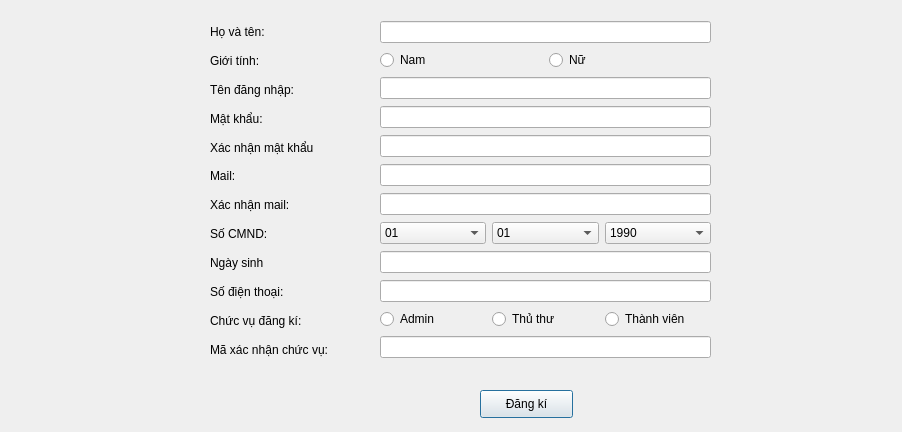
<?xml version="1.0" encoding="UTF-8"?>
<ui version="4.0">
 <class>dangki</class>
 <widget class="QDialog" name="dangki">
  <property name="geometry">
   <rect>
    <x>0</x>
    <y>0</y>
    <width>902</width>
    <height>432</height>
   </rect>
  </property>
  <property name="windowTitle">
   <string>Dialog</string>
  </property>
  <widget class="QPushButton" name="pushButton">
   <property name="geometry">
    <rect>
     <x>480</x>
     <y>390</y>
     <width>93</width>
     <height>28</height>
    </rect>
   </property>
   <property name="text">
    <string>Đăng kí</string>
   </property>
  </widget>
  <widget class="QWidget" name="verticalLayoutWidget">
   <property name="geometry">
    <rect>
     <x>380</x>
     <y>20</y>
     <width>331</width>
     <height>345</height>
    </rect>
   </property>
   <layout class="QVBoxLayout" name="verticalLayout">
    <item>
     <widget class="QLineEdit" name="lineEdit_3"/>
    </item>
    <item>
     <layout class="QHBoxLayout" name="horizontalLayout">
      <item>
       <widget class="QRadioButton" name="radioButton">
        <property name="text">
         <string>Nam</string>
        </property>
       </widget>
      </item>
      <item>
       <widget class="QRadioButton" name="radioButton_2">
        <property name="text">
         <string>Nữ</string>
        </property>
       </widget>
      </item>
     </layout>
    </item>
    <item>
     <widget class="QLineEdit" name="lineEdit_4"/>
    </item>
    <item>
     <widget class="QLineEdit" name="lineEdit_6"/>
    </item>
    <item>
     <widget class="QLineEdit" name="lineEdit_5"/>
    </item>
    <item>
     <widget class="QLineEdit" name="lineEdit_8"/>
    </item>
    <item>
     <widget class="QLineEdit" name="lineEdit_9"/>
    </item>
    <item>
     <layout class="QHBoxLayout" name="horizontalLayout_2">
      <item>
       <widget class="QComboBox" name="comboBox">
        <item>
         <property name="text">
          <string>01</string>
         </property>
        </item>
        <item>
         <property name="text">
          <string>02</string>
         </property>
        </item>
        <item>
         <property name="text">
          <string>03</string>
         </property>
        </item>
        <item>
         <property name="text">
          <string>04</string>
         </property>
        </item>
        <item>
         <property name="text">
          <string>05</string>
         </property>
        </item>
        <item>
         <property name="text">
          <string>06</string>
         </property>
        </item>
        <item>
         <property name="text">
          <string>07</string>
         </property>
        </item>
        <item>
         <property name="text">
          <string>08</string>
         </property>
        </item>
        <item>
         <property name="text">
          <string>09</string>
         </property>
        </item>
        <item>
         <property name="text">
          <string>10</string>
         </property>
        </item>
        <item>
         <property name="text">
          <string>11</string>
         </property>
        </item>
        <item>
         <property name="text">
          <string>12</string>
         </property>
        </item>
        <item>
         <property name="text">
          <string>13</string>
         </property>
        </item>
        <item>
         <property name="text">
          <string>14</string>
         </property>
        </item>
        <item>
         <property name="text">
          <string>15</string>
         </property>
        </item>
        <item>
         <property name="text">
          <string>16</string>
         </property>
        </item>
        <item>
         <property name="text">
          <string>17</string>
         </property>
        </item>
        <item>
         <property name="text">
          <string>18</string>
         </property>
        </item>
        <item>
         <property name="text">
          <string>19</string>
         </property>
        </item>
        <item>
         <property name="text">
          <string>20</string>
         </property>
        </item>
        <item>
         <property name="text">
          <string>21</string>
         </property>
        </item>
        <item>
         <property name="text">
          <string>22</string>
         </property>
        </item>
        <item>
         <property name="text">
          <string>23</string>
         </property>
        </item>
        <item>
         <property name="text">
          <string>24</string>
         </property>
        </item>
        <item>
         <property name="text">
          <string>25</string>
         </property>
        </item>
        <item>
         <property name="text">
          <string>26</string>
         </property>
        </item>
        <item>
         <property name="text">
          <string>27</string>
         </property>
        </item>
        <item>
         <property name="text">
          <string>28</string>
         </property>
        </item>
        <item>
         <property name="text">
          <string>29</string>
         </property>
        </item>
        <item>
         <property name="text">
          <string>30</string>
         </property>
        </item>
        <item>
         <property name="text">
          <string>31</string>
         </property>
        </item>
       </widget>
      </item>
      <item>
       <widget class="QComboBox" name="comboBox_2">
        <item>
         <property name="text">
          <string>01</string>
         </property>
        </item>
        <item>
         <property name="text">
          <string>02</string>
         </property>
        </item>
        <item>
         <property name="text">
          <string>03</string>
         </property>
        </item>
        <item>
         <property name="text">
          <string>04</string>
         </property>
        </item>
        <item>
         <property name="text">
          <string>05</string>
         </property>
        </item>
        <item>
         <property name="text">
          <string>06</string>
         </property>
        </item>
        <item>
         <property name="text">
          <string>07</string>
         </property>
        </item>
        <item>
         <property name="text">
          <string>08</string>
         </property>
        </item>
        <item>
         <property name="text">
          <string>09</string>
         </property>
        </item>
        <item>
         <property name="text">
          <string>10</string>
         </property>
        </item>
        <item>
         <property name="text">
          <string>11</string>
         </property>
        </item>
        <item>
         <property name="text">
          <string>12</string>
         </property>
        </item>
       </widget>
      </item>
      <item>
       <widget class="QComboBox" name="comboBox_3">
        <item>
         <property name="text">
          <string>1990</string>
         </property>
        </item>
        <item>
         <property name="text">
          <string>1991</string>
         </property>
        </item>
        <item>
         <property name="text">
          <string>1992</string>
         </property>
        </item>
        <item>
         <property name="text">
          <string>1993</string>
         </property>
        </item>
        <item>
         <property name="text">
          <string>1994</string>
         </property>
        </item>
        <item>
         <property name="text">
          <string>1995</string>
         </property>
        </item>
        <item>
         <property name="text">
          <string>1996</string>
         </property>
        </item>
        <item>
         <property name="text">
          <string>1997</string>
         </property>
        </item>
        <item>
         <property name="text">
          <string>1998</string>
         </property>
        </item>
        <item>
         <property name="text">
          <string>1999</string>
         </property>
        </item>
       </widget>
      </item>
     </layout>
    </item>
    <item>
     <widget class="QLineEdit" name="lineEdit_7"/>
    </item>
    <item>
     <widget class="QLineEdit" name="lineEdit_2"/>
    </item>
    <item>
     <layout class="QHBoxLayout" name="horizontalLayout_3">
      <item>
       <widget class="QRadioButton" name="radioButton_3">
        <property name="text">
         <string>Admin</string>
        </property>
       </widget>
      </item>
      <item>
       <widget class="QRadioButton" name="radioButton_4">
        <property name="text">
         <string>Thủ thư</string>
        </property>
       </widget>
      </item>
      <item>
       <widget class="QRadioButton" name="radioButton_5">
        <property name="text">
         <string>Thành viên</string>
        </property>
       </widget>
      </item>
     </layout>
    </item>
    <item>
     <widget class="QLineEdit" name="lineEdit"/>
    </item>
   </layout>
  </widget>
  <widget class="QWidget" name="verticalLayoutWidget_2">
   <property name="geometry">
    <rect>
     <x>210</x>
     <y>20</y>
     <width>161</width>
     <height>341</height>
    </rect>
   </property>
   <layout class="QVBoxLayout" name="verticalLayout_2">
    <item>
     <widget class="QLabel" name="label">
      <property name="text">
       <string>Họ và tên:</string>
      </property>
     </widget>
    </item>
    <item>
     <widget class="QLabel" name="label_10">
      <property name="text">
       <string>Giới tính:</string>
      </property>
     </widget>
    </item>
    <item>
     <widget class="QLabel" name="label_3">
      <property name="text">
       <string>Tên đăng nhập:</string>
      </property>
     </widget>
    </item>
    <item>
     <widget class="QLabel" name="label_4">
      <property name="text">
       <string>Mật khẩu:</string>
      </property>
     </widget>
    </item>
    <item>
     <widget class="QLabel" name="label_6">
      <property name="text">
       <string>Xác nhận mật khẩu</string>
      </property>
     </widget>
    </item>
    <item>
     <widget class="QLabel" name="label_7">
      <property name="text">
       <string>Mail:</string>
      </property>
     </widget>
    </item>
    <item>
     <widget class="QLabel" name="label_8">
      <property name="text">
       <string>Xác nhận mail:</string>
      </property>
     </widget>
    </item>
    <item>
     <widget class="QLabel" name="label_9">
      <property name="text">
       <string>Số CMND:</string>
      </property>
     </widget>
    </item>
    <item>
     <widget class="QLabel" name="label_5">
      <property name="text">
       <string>Ngày sinh</string>
      </property>
     </widget>
    </item>
    <item>
     <widget class="QLabel" name="label_2">
      <property name="text">
       <string>Số điện thoại:</string>
      </property>
     </widget>
    </item>
    <item>
     <widget class="QLabel" name="label_11">
      <property name="text">
       <string>Chức vụ đăng kí:</string>
      </property>
     </widget>
    </item>
    <item>
     <widget class="QLabel" name="label_12">
      <property name="text">
       <string>Mã xác nhận chức vụ:</string>
      </property>
     </widget>
    </item>
   </layout>
  </widget>
 </widget>
 <resources/>
 <connections/>
</ui>
